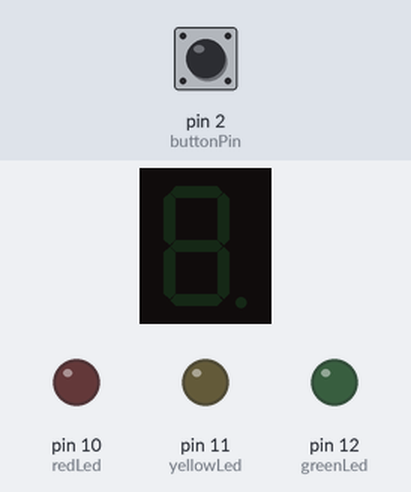
The sketch below on a simulated Arduino Uno, built with avr-gcc and run on an emulated ATmega328P. On the bench: 1-digit seven-segment display, output pins drawn as LEDs (lit = HIGH). Wiring (inferred from the names in the program): 1-digit 7-segment display, segments lit when HIGH: segments pin 3, pin 4, pin 5, pin 6, pin 7, pin 8, pin 9. The inputs (shaded band) are chosen by the test bench; at power-on: pin 2 (buttonPin) HIGH. The segment pins are drawn as the display they are named for; pins used as bus, display or sensor lines are not drawn.

Above: at 1.2 s.
1.3 s: pin 2 (buttonPin) pulled LOW for 0.15 s
At 3.8 s:
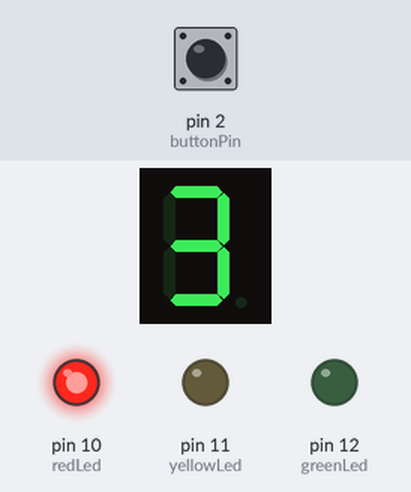
4.4 s: pin 2 (buttonPin) pulled LOW for 3.2 s
At 6.1 s:
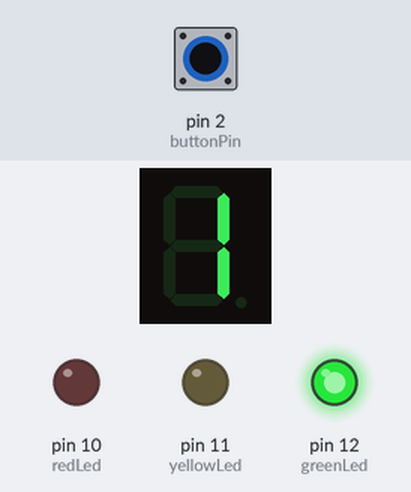
At 10.6 s:
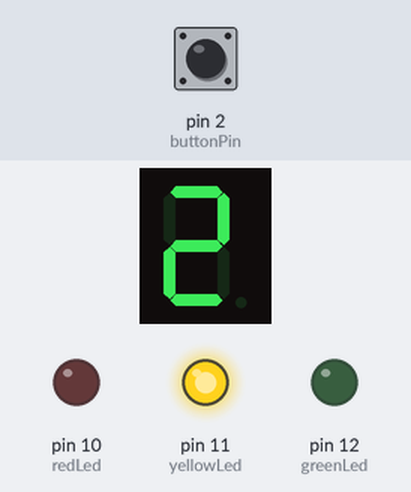
Timing chart, 0 to 13.3 s (numbered marks = the images above; inputs shaded):
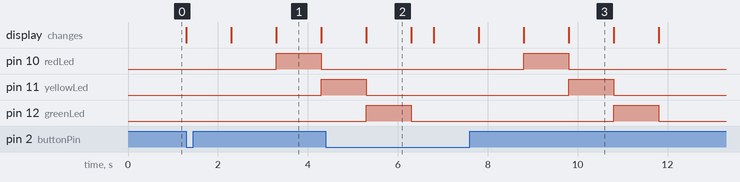

Measured:
- after the input at 1.3 s, pin 10 (redLed): LOW → HIGH after 2.0 s, → LOW 1.0 s later; pin 11 (yellowLed): LOW → HIGH after 3.0 s; the display: first changes at once (image 1 shows a later state)
- after the input at 4.4 s, pin 10 (redLed): LOW → HIGH after 4.4 s, → LOW 1.0 s later
- by itself, pin 12 (greenLed): alternates HIGH for 1.0 s and LOW for 4.5 s
- what the display in image 1 shows lasts 1.0 s, from 3.3 s to 4.3 s

The sketch:

countdown_led_display.ino
```cpp
const int buttonPin = 2;

int segA = 3;
int segB = 4;
int segC = 5;
int segD = 6;
int segE = 7;
int segF = 8;
int segG = 9;

int redLed = 10;
int yellowLed = 11;
int greenLed = 12;

int segments[] = {
  segA, segB, segC,
  segD, segE, segF, segG
};

byte numbers[10][7] = {
  {1,1,1,1,1,1,0},
  {0,1,1,0,0,0,0},
  {1,1,0,1,1,0,1},
  {1,1,1,1,0,0,1},
  {0,1,1,0,0,1,1},
  {1,0,1,1,0,1,1},
  {1,0,1,1,1,1,1},
  {1,1,1,0,0,0,0},
  {1,1,1,1,1,1,1},
  {1,1,1,1,0,1,1}
};

void setup() {

  pinMode(buttonPin, INPUT_PULLUP);

  for(int i=0; i<7; i++) {
    pinMode(segments[i], OUTPUT);
  }

  pinMode(redLed, OUTPUT);
  pinMode(yellowLed, OUTPUT);
  pinMode(greenLed, OUTPUT);

  clearDisplay();
}
  void clearLEDs() {

  digitalWrite(redLed, LOW);
  digitalWrite(yellowLed, LOW);
  digitalWrite(greenLed, LOW);
}


void loop() {

  if(digitalRead(buttonPin) == LOW) {

    countdown();

    delay(500);
  }
}

void showNumber(int number) {

  for(int i=0; i<7; i++) {

    digitalWrite(
      segments[i],
      numbers[number][i]
    );
  }
}

void clearDisplay() {

  for(int i=0; i<7; i++) {

    digitalWrite(
      segments[i],
      LOW
    );
  }
}

void countdown() {

  clearLEDs();

  showNumber(5);
  delay(1000);

  showNumber(4);
  delay(1000);


  showNumber(3);

  digitalWrite(redLed, HIGH);
  digitalWrite(yellowLed, LOW);
  digitalWrite(greenLed, LOW);

  delay(1000);


  showNumber(2);

  digitalWrite(redLed, LOW);
  digitalWrite(yellowLed, HIGH);
  digitalWrite(greenLed, LOW);

  delay(1000);


  showNumber(1);

  digitalWrite(redLed, LOW);
  digitalWrite(yellowLed, LOW);
  digitalWrite(greenLed, HIGH);

  delay(1000);

  clearDisplay();
  clearLEDs();
}
```
